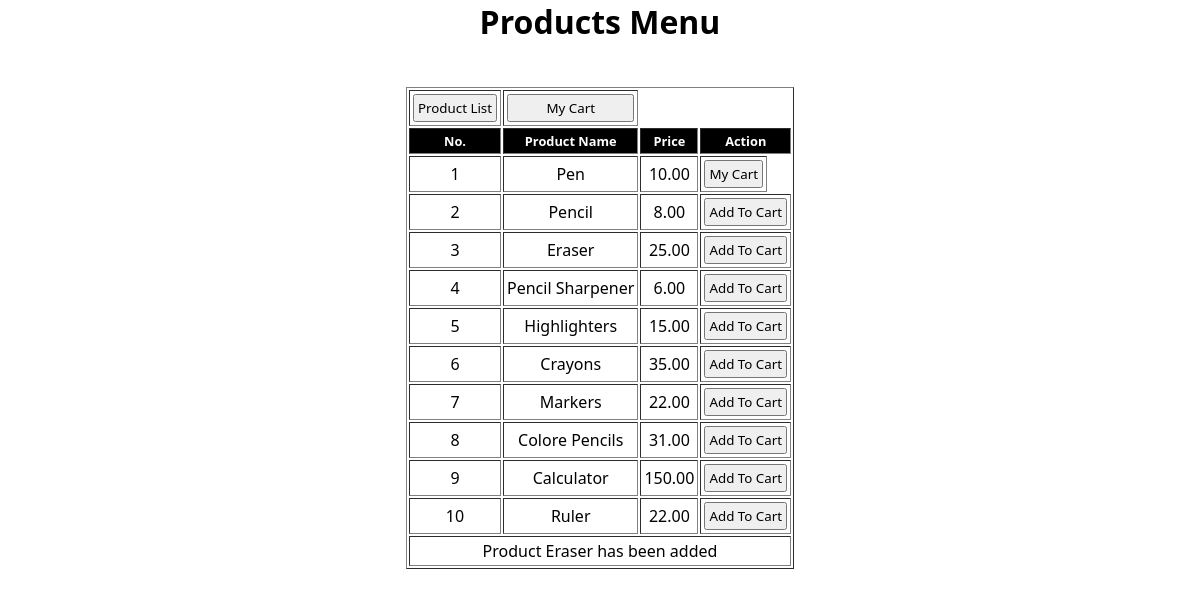
Page /pages/products_menu.php?pid=3 on the committed database.
### tables this page shows
CREATE TABLE `product_list` (
  `product_id` int(11) NOT NULL,
  `product_name` varchar(255) NOT NULL,
  `product_price` decimal(10,2) NOT NULL
);

### pages/products_menu.php (the view, shortened to what this page needs)
<?php
require "../php/connection.php";
$msg = "";
if (isset($_GET['pid'])) {
    $pid = $_GET['pid'];
    $checkProduct = "SELECT * FROM cart WHERE products = '$pid'";
    $checkQ  = mysqli_query($conn, $checkProduct);
    if (mysqli_num_rows($checkQ) >= 1) {
        $msg = "Product Already Added";
    } else {
        $addToCart = "INSERT INTO cart(products) VALUES('$pid')";
        if (mysqli_query($conn, $addToCart)) {
            $getProduct = "SELECT * FROM product_list WHERE product_id = '$pid'";
            $pQuery = mysqli_query($conn, $getProduct);
            while ($gotproduct = mysqli_fetch_assoc($pQuery)) {
                $productName = $gotproduct['product_name'];
                $msg = "Product " . $productName . " has been added";
            }
        }
    }
}
?>
<!DOCTYPE html>
<html lang="en">
<head>
    <link rel="stylesheet" href="../styles/all.css">
</head>
<body>
    <h1>Products Menu</h1>
    <table border="1">
        <tr>
            <td><button onclick="window.location.href='../'">Product List</button></td>
            <td><button onclick="window.location.href='mycart.php'">My Cart</button></td>
        </tr>
        <br><br>
        <tr>
            <th>No.</th>
            <th>Product Name</th>
            <th>Price</th>
            <th>Action</th>
        </tr>
        <?php
        require "../php/connection.php";
        $getList = "SELECT* FROM product_list";
        $getQuery = mysqli_query($conn, $getList);
        if (mysqli_num_rows($getQuery) > 0) {
            while ($gotList = mysqli_fetch_assoc($getQuery)) {
                $product_id = $gotList['product_id'];
                $product_name = $gotList['product_name'];
                $product_price = $gotList['product_price'];
        ?>
                <tr>
                    <td><?php echo $product_id; ?></td>
                    <td><?php echo $product_name; ?></td>
                    <td><?php echo $product_price; ?></td>
                    <?php
                    $checkCart = "SELECT * FROM cart WHERE products = '$product_id'";
                    $cartQ = mysqli_query($conn, $checkCart);
                    if (mysqli_num_rows($cartQ) >= 1) {
                    ?>
                        <td id="actions">
                            <button onclick="window.location.href='mycart.php'">My Cart</button>
                        </td>
                    <?php
                    } else {
                    ?>
                        <td id="actions">
                            <a href='products_menu.php?pid=<?php echo $product_id; ?>'>
                                <button>Add To Cart</button>
                            </a>
                        </td>
                    <?php
                    }
                    ?>
                </tr>
        <?php
            }
        }
        ?>
        <tr>
            <td colspan="4">
                <?php if (isset($msg)) : echo $msg;
                endif ?>
            </td>
        </tr>
    </table>
</body>
</html>

### styles/all.css (style rules this page uses)
* { font-family: 'Segoe UI', sans-serif; margin : 0; padding : 0; }
h1 { width : 100%; text-align: center; }
table { height: fit-content; width : max-content; margin: 0 auto; }
td, th { padding : 3px; text-align: center; width : fit-content; }
th { font-size : .8em; background-color: black; color : #fff; }
td { font-size: 1em; }
button, input[type='submit'] { width : 100%; padding: 3px; }
#actions { display : flex; justify-self: stretch; align-items : center; gap : 5px; }

### rows in the picture
product_list: product_id "1", product_name "Pen", product_price "10.00", shows "My Cart"
product_list: product_id "2", product_name "Pencil", product_price "8.00"
product_list: product_id "3", product_name "Eraser", product_price "25.00", product_name "Product Eraser has been added"
product_list: product_id "4", product_name "Pencil Sharpener", product_price "6.00"
product_list: product_id "5", product_name "Highlighters", product_price "15.00"
product_list: product_id "6", product_name "Crayons", product_price "35.00"
product_list: product_id "7", product_name "Markers", product_price "22.00"
product_list: product_id "8", product_name "Colore Pencils", product_price "31.00"
product_list: product_id "9", product_name "Calculator", product_price "150.00"
product_list: product_id "10", product_name "Ruler", product_price "22.00"
